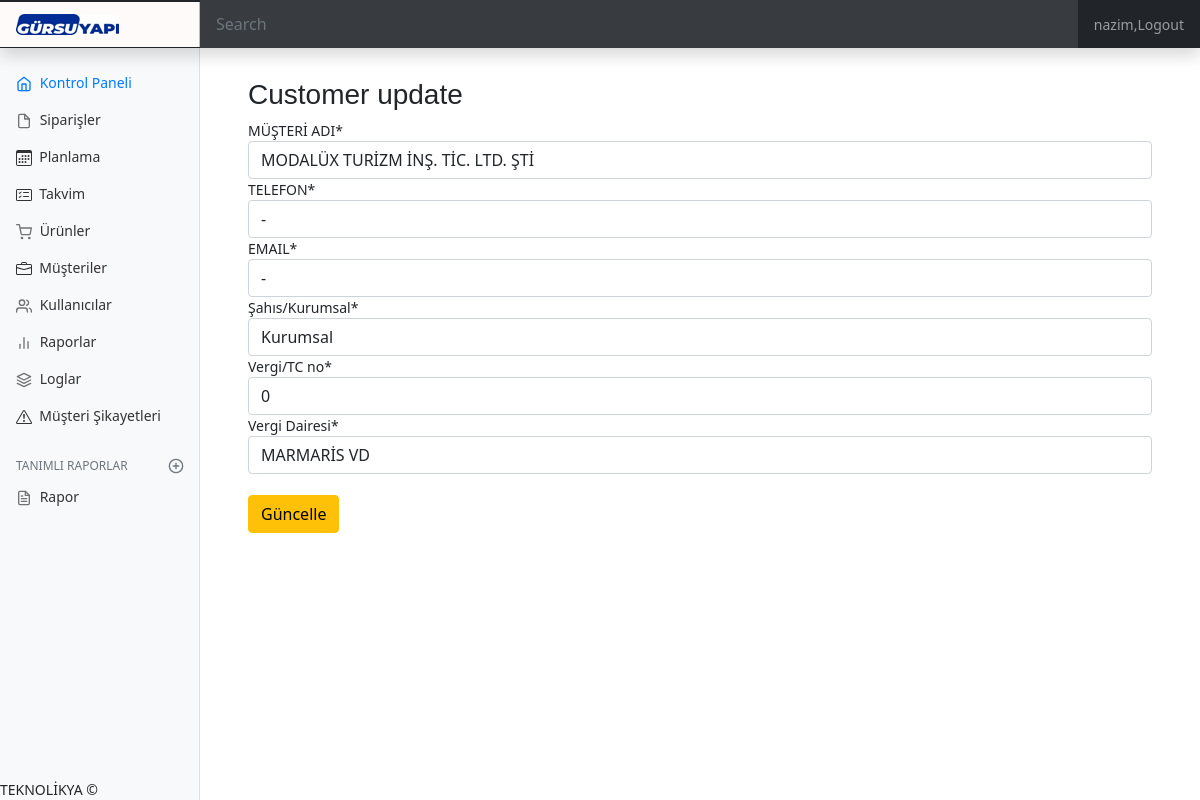
/order/customerUpdate/35 (signed in), run on the app's committed database.
### order/models.py (models this page shows, shortened)
class Customer(models.Model):
    customer_type=(("Şahıs","Şahıs"),("Kurumsal","Kurumsal")    )
    customer_name = models.CharField(max_length=50,verbose_name="MÜŞTERİ ADI")
    telephone = models.CharField(max_length=50,verbose_name="TELEFON")
    email = models.CharField( max_length=254,verbose_name="EMAIL")
    created_date = models.DateTimeField(auto_now=True)
    active = models.CharField(max_length=1,default="1",verbose_name="Aktif")
    vergi_no = models.IntegerField(verbose_name="Vergi/TC no",default=0,null=True)
    customer_type = models.CharField(max_length=10,choices = customer_type,verbose_name="Şahıs/Kurumsal",default=customer_type[0][1])
    vergi_dairesi = models.CharField(max_length=70,verbose_name="Vergi Dairesi",default="Fethiye VD.")

### order/views.py (the view)
# urls.py: path('customerUpdate/<int:id>',views.customerUpdate,name='customerUpdate'),
@login_required(login_url='/user/login/')
@permission_required('user.musteri_yonetimi',login_url='/user/yetkiYok/')
def customerUpdate(request,id):
    customer = get_object_or_404(Customer,id=id)
    form = CustomerForm(request.POST or None, request.FILES or None,instance=customer)
    if form.is_valid() :
        customer = form.save(commit= False)
        customer.save()
        Logla(request.user,"Müşteri güncellendi","customerUpdate",id,10)
        messages.success(request,"müşteri bilgileri güncellendi")
        return redirect("/order/customerList")
    return  render(request,'customerUpdate.html',{'form':form})

### order/forms.py
class CustomerForm(forms.ModelForm):
    class Meta:
        model = Customer
        fields = ['customer_name','telephone','email','customer_type','vergi_no','vergi_dairesi']

### templates/customerUpdate.html (shortened to what this page needs)
{% extends "layout.html" %}
{% block body %}
{% load crispy_forms_tags %}
<div class="row">
    <div >
    <h3>
            Customer update
    </h3>
    <form method="post" enctype="multipart/form-data">
        {{form|crispy }}
        <br>
        <button type="submit" class="btn btn-warning">Güncelle
        </button>
    </form>
</div>
{% endblock body %}

### templates/layout.html (shortened to what this page needs)
{% load static %}
<html lang="en">
<head>
    <link href="https://cdn.jsdelivr.net/npm/bootstrap@5.0.0-beta2/dist/css/bootstrap.min.css" rel="stylesheet">
    <link rel="stylesheet" type="text/css" href="https://cdnjs.cloudflare.com/ajax/libs/bootstrap-datetimepicker/4.17.43/css/bootstrap-datetimepicker.min.css">
    <link rel="stylesheet" type="text/css" href="https://cdnjs.cloudflare.com/ajax/libs/bootstrap-datetimepicker/4.17.43/css/bootstrap-datetimepicker-standalone.css">
    <link rel="stylesheet" type="text/css" href="{% static 'main.css' %}" >
    <link rel="stylesheet" type="text/css" href="{% static 'bootstrap-multiselect.css' %}">
    <link rel="stylesheet" type="text/css" href="{% static 'multi.min.css' %}">
    <link href="{% static 'dashboard.css' %}" rel="stylesheet">
  </head>
  <body>
<header class="navbar navbar-dark sticky-top bg-dark flex-md-nowrap p-0 shadow">
  <a class="navbar-brand col-md-3 col-lg-2 me-0 px-3" href="#"><img src="/media/gursuYapi.png"></a>
  <input class="form-control form-control-dark w-100" type="text" placeholder="Search" aria-label="Search">
  <ul class="navbar-nav px-3">
    <li class="nav-item text-nowrap">
        {% if request.user.is_authenticated %}
            <li class="nav-item"><a class="nav-link" href="/user/logout/"> {{ request.user.username }},Logout</a></li>
        {%else%}
            <li class="nav-item"><a class="nav-link" href="/user/login">  Login </a></li>
        {% endif %}
    </li>
  </ul>
</header>
<div class="container-fluid">
  <div class="row">
    <nav id="sidebarMenu" class="col-md-3 col-lg-2 d-md-block bg-light sidebar collapse">
      <div class="position-sticky pt-3" id="accordion">
        <ul class="nav flex-column">
          <li class="nav-item">
              <a class="nav-link active" aria-current="page" href="/order/dashboard/ope/active">
                Kontrol Paneli
              </a>
            </li>
          {% if perms.user.siparis_listele %}
                <li class="nav-item">
                  <a class="nav-link" href="/order/orderList/active">
                    Siparişler
                  </a>
              </li>
          {%endif%}
          {% if perms.user.siparis_listele %}
                <li class="nav-item">
                  <a class="nav-link" href="/order/planlama/all">
                    &nbsp;Planlama
                  </a>
              </li>
          {%endif%}
          {% if perms.user.rezervasyon_listele %}
            <li class="nav-item">
              <a class="nav-link" href="/order/events">
                &nbsp;Takvim
              </a>
            </li>
          {%endif%}
          {% if perms.user.urun_listele %}
            <li class="nav-item">
              <a class="nav-link" href="/order/productList">
                Ürünler
              </a>
            </li>
          {%endif%}
          {% if perms.user.musteri_listele %}
            <li class="nav-item">
              <a class="nav-link" href="/order/customerList">
                &nbsp;Müşteriler
              </a>
            </li>
          {%endif%}
          {% if perms.user.kullanici_listeleme %}
            <li class="nav-item">
              <a class="nav-link" href="/user/userList">
                Kullanıcılar
              </a>
            </li>
          {%endif%}
          {% if perms.user.rapor_listele %}
            <li class="nav-item">
              <a class="nav-link" href="#">
                Raporlar
              </a>
            </li>
          {%endif%}
          {% if perms.user.log_listeleme %}
            <li class="nav-item">
              <a class="nav-link" href="/user/logView">
                Loglar
              </a>
            </li>
          {%endif%}
          {% if perms.user.musterisikayet_listeleme %}
            <li class="nav-item">
              <a class="nav-link" href="/order/problemList">
                &nbsp;Müşteri Şikayetleri
              </a>
            </li>
          {%endif%}
        </ul>
        {% if perms.user.rapor_listele %}
        <h6 class="sidebar-heading d-flex justify-content-between align-items-center px-3 mt-4 mb-1 text-muted">
          <span>Tanımlı Raporlar</span>
          <a class="link-secondary" href="#" aria-label="Add a new report">
          </a>
        </h6>
        <ul class="nav flex-column mb-2">
          <li class="nav-item">
            <a class="nav-link" href="/order/rapor">
              Rapor
            </a>
          </li>
        {%endif%}
        <div class="fixed-bottom">TEKNOLİKYA 	&#169;</div>
      </div>
    </nav>
    <main class="col-md-9 ms-sm-auto col-lg-10 px-md-4">
        <div style="margin-top: 30px;" class="container">
            {% block body%}
            {% endblock body%}
        </div>
    </main>
  </div>
</div>
</body>
</html>

### static/main.css (style rules this page uses)
:root { --fc-daygrid-event-dot-width: 8px; }
:root { --fc-list-event-dot-width: 10px; --fc-list-event-hover-bg-color: #f5f5f5; }

### static/dashboard.css (style rules this page uses)
select { width: 100px; text-overflow: ellipsis; }
body { font-size: .875rem; }
.feather { width: 16px; height: 16px; vertical-align: text-bottom; }
.sidebar { position: fixed; top: 0; bottom: 0; left: 0; z-index: 100; padding: 48px 0 0; box-shadow: inset -1px 0 0 rgba(0, 0, 0, .1); }
.sidebar .nav-link { font-weight: 500; color: #333; }
.sidebar .nav-link .feather { margin-right: 4px; color: #727272; }
.sidebar .nav-link.active { color: #007bff; }
.sidebar .nav-link:hover .feather, .sidebar .nav-link.active .feather { color: inherit; }
.sidebar-heading { font-size: .75rem; text-transform: uppercase; }
.navbar-brand { padding-top: .75rem; padding-bottom: .75rem; font-size: 1rem; background-color: rgb(255, 250, 250); box-shadow: inset -1px 0 0 rgba(0, 0, 0, .25); }
.navbar .form-control { padding: .75rem 1rem; border-width: 0; border-radius: 0; }
.form-control-dark { color: #fff; background-color: rgba(255, 255, 255, .1); border-color: rgba(255, 255, 255, .1); }
h1,h2,h3,h4 { font-family: Verdana, Geneva, Tahoma, sans-serif; font-style: inherit; }

### data on the page
Customer: customer_name "MODALÜX TURİZM İNŞ. TİC. LTD. ŞTİ", telephone "-", email "-", customer_type "Kurumsal", vergi_no "0", vergi_dairesi "MARMARİS VD"

### other printed values
{{ request.user.username }} "nazim"
